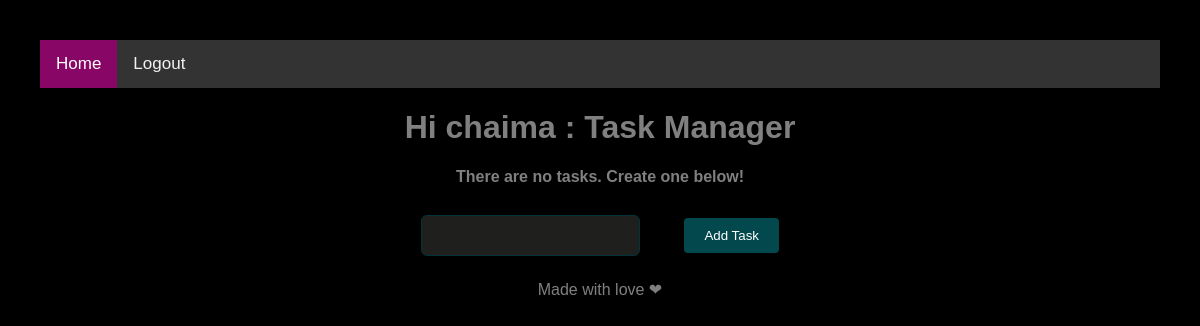
Before: / (signed in) with the older database file.
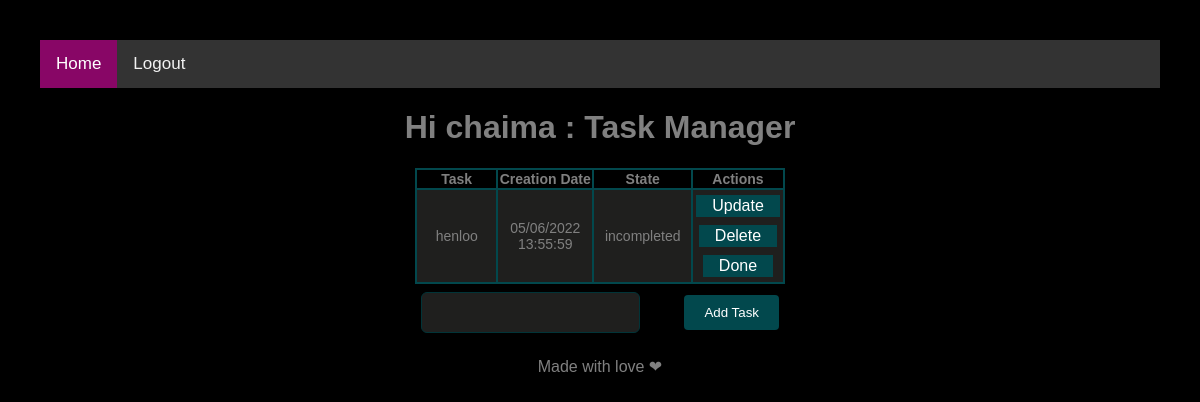
After: the same page with the newer database file.
### tables this page shows
CREATE TABLE Task (ID INTEGER PRIMARY KEY, CONTENT TEXT NOT NULL, DATE TEXT NOT NULL, STATE INTEGER DEFAULT 0 , IDOWNER INTERGER NOT NULL ,FOREIGN KEY(IDOWNER) REFERENCES User(ID));

### app.py (the view)
    @app.route('/', methods=['GET'])
    def index():
        if 'logged_in' in session and session['logged_in']:
            tasks = fetch_alltasks_by_userid(session['iduser'])
            return render_template('index.html', tasks=tasks)
        else:
            return render_template('home.html')

### task_service.py (called while the page is built)
def fetch_alltasks_by_userid(id):
    database_filename = os.environ.get('DATABASE_FILENAME')
    connection = sqlite3.connect(database_filename, check_same_thread=False)
    cur = connection.cursor()
    tasks = cur.execute("SELECT * FROM Task WHERE idowner =? ;",(id,)).fetchall()
    connection.close()
    return tasks

### Templates/index.html (shortened to what this page needs)
{% extends 'base.html' %}
{% block body %}
<h1>Hi {{session.username}} : Task Manager</h1>
{% if tasks|length < 1 %}
<h4>There are no tasks. Create one below!</h4>
{% else %}
<table>
    <tr>
        <th>Task</th>
        <th>Creation Date</th>
        <th>State</th>
        <th>Actions</th>
    </tr>
    {% for task in tasks %}
    <tr>
        <td>{{ task[1] }}</td>
        <td> {{ task[2] }}</td>
        <td> {% if task[3] == 0 %}incompleted{% else %} completed {% endif %}</td>
        <td>
            <a class="button" href="/update/{{task[0] }}">Update</a>
            <a class="button" href="/delete/{{task[0]}}">Delete</a>
            <a class="button" href="/done/{{task[0]}}" >{% if task[3] == 0 %}Done{% else %} Undone {% endif %}</a>
        </td>
    </tr>
    {% endfor %}
</table>
{% endif %}
<form action="/add" method="POST">
    <input type="text" name="content" id="content">
    <input type="submit" value="Add Task">
</form>
{% endblock %}

### Templates/base.html (shortened to what this page needs)
<!DOCTYPE html>
<html lang="en">
<head>
    <link rel="stylesheet" href="{{ url_for('static', filename='css/main.css') }}">
</head>
<body>
    {% include 'shared/navbar.html' %}
    {% block body %} {% endblock %}
    {% include 'shared/footer.html' %}
</body>
</html>

### Templates/shared/navbar.html
<div class="topnav">
    <a class="active" href="/">Home</a>
{% if session.username %}
    <a href="/logout">Logout</a>
{% endif %}
  </div>

### Templates/shared/footer.html
<footer>
    <p> Made with love ❤︎ </p>
</footer>

### static/css/main.css (style rules this page uses)
body, html { margin: 20px; font-family: sans-serif; background-color: black; color:gray; lighting-color:blue; outline-color:white; text-align:center; }
table, tbody, th, td { border: 1px solid #02484d; border-spacing: 0; width: 66%; font-size:14px; margin-left: auto; margin-right: auto; border: .5px; border-style: solid; border-color: #02484d; }
tr:nth-child(even) { background-color: #1f1f1e; }
input[type=text], select { width: 50; padding: 12px 20px; margin: 8px 0; display: inline-block; border: 1px solid #013438; border-radius: 6px; border-color: #013438; box-sizing: border-box; background-color:#1f1f1e; color:white; margin-right: 40px; }
input[type=submit] { width: 50; background-color: #02484d; color: white; padding: 10px 20px; margin: 8px 0; border: none; border-radius: 4px; cursor: pointer; }
.button { background-color: #02484d; border: none; color: white; padding: 2px 16px; text-align: center; text-decoration: none; display: inline-block; font-size: 16px; margin: 4px 2px; cursor: pointer; }
table, th, td { border: 1px solid #02484d; border-spacing: 0; width: 33%; font-size:14px; margin-left: auto; margin-right: auto; border: .5px; border-style: solid; border-color: #02484d; }
.topnav { background-color: #333; overflow: hidden; }
.topnav a { float: left; color: #f2f2f2; text-align: center; padding: 14px 16px; text-decoration: none; font-size: 17px; }
.topnav a.active { background-color: #880666; color: white; }

Changed rows visible on the page:
added Task: CONTENT "henloo", DATE "05/06/2022 13:55:59", STATE "incompleted"
Other visible differences:
text no longer shown: "There are no tasks. Create one below!"
text now shown: "Task Creation Date State Actions"
